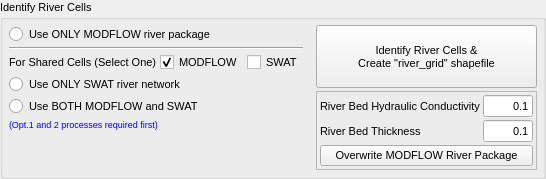
               <widget class="QGroupBox" name="groupBox_river_cells">
                <property name="font">
                 <font>
                  <pointsize>8</pointsize>
                  <weight>50</weight>
                  <bold>false</bold>
                 </font>
                </property>
                <property name="title">
                 <string>Identify River Cells</string>
                </property>
                <property name="checkable">
                 <bool>false</bool>
                </property>
                <layout class="QVBoxLayout" name="verticalLayout_2">
                 <property name="spacing">
                  <number>3</number>
                 </property>
                 <property name="leftMargin">
                  <number>6</number>
                 </property>
                 <property name="topMargin">
                  <number>6</number>
                 </property>
                 <property name="rightMargin">
                  <number>6</number>
                 </property>
                 <property name="bottomMargin">
                  <number>6</number>
                 </property>
                 <item>
                  <layout class="QHBoxLayout" name="horizontalLayout_53">
                   <property name="topMargin">
                    <number>0</number>
                   </property>
                   <item>
                    <layout class="QVBoxLayout" name="verticalLayout_23">
                     <property name="spacing">
                      <number>3</number>
                     </property>
                     <property name="topMargin">
                      <number>0</number>
                     </property>
                     <property name="rightMargin">
                      <number>10</number>
                     </property>
                     <item>
                      <widget class="QRadioButton" name="radioButton_mf_riv1">
                       <property name="font">
                        <font>
                         <pointsize>8</pointsize>
                         <weight>50</weight>
                         <bold>false</bold>
                        </font>
                       </property>
                       <property name="text">
                        <string>Use ONLY MODFLOW river package</string>
                       </property>
                      </widget>
                     </item>
                     <item>
                      <widget class="Line" name="line_8">
                       <property name="sizePolicy">
                        <sizepolicy hsizetype="Expanding" vsizetype="Fixed">
                         <horstretch>0</horstretch>
                         <verstretch>0</verstretch>
                        </sizepolicy>
                       </property>
                       <property name="minimumSize">
                        <size>
                         <width>0</width>
                         <height>0</height>
                        </size>
                       </property>
                       <property name="maximumSize">
                        <size>
                         <width>16777215</width>
                         <height>16777215</height>
                        </size>
                       </property>
                       <property name="orientation">
                        <enum>Qt::Horizontal</enum>
                       </property>
                      </widget>
                     </item>
                     <item>
                      <layout class="QHBoxLayout" name="horizontalLayout_52">
                       <item>
                        <widget class="QLabel" name="label_66">
                         <property name="text">
                          <string>For Shared Cells (Select One)</string>
                         </property>
                        </widget>
                       </item>
                       <item>
                        <widget class="QCheckBox" name="checkBox_mf_riv">
                         <property name="text">
                          <string>MODFLOW</string>
                         </property>
                         <property name="checked">
                          <bool>true</bool>
                         </property>
                         <attribute name="buttonGroup">
                          <string notr="true">buttonGroup_mf_swat</string>
                         </attribute>
                        </widget>
                       </item>
                       <item>
                        <widget class="QCheckBox" name="checkBox_swat_riv">
                         <property name="text">
                          <string>SWAT</string>
                         </property>
                         <attribute name="buttonGroup">
                          <string notr="true">buttonGroup_mf_swat</string>
                         </attribute>
                        </widget>
                       </item>
                      </layout>
                     </item>
                     <item>
                      <widget class="QRadioButton" name="radioButton_mf_riv2">
                       <property name="font">
                        <font>
                         <pointsize>8</pointsize>
                         <weight>50</weight>
                         <bold>false</bold>
                        </font>
                       </property>
                       <property name="text">
                        <string>Use ONLY SWAT river network</string>
                       </property>
                      </widget>
                     </item>
                     <item>
                      <widget class="QRadioButton" name="radioButton_mf_riv3">
                       <property name="font">
                        <font>
                         <pointsize>8</pointsize>
                         <weight>50</weight>
                         <bold>false</bold>
                        </font>
                       </property>
                       <property name="text">
                        <string>Use BOTH MODFLOW and SWAT</string>
                       </property>
                      </widget>
                     </item>
                     <item>
                      <widget class="QLabel" name="label_32">
                       <property name="text">
                        <string>&lt;html&gt;&lt;head/&gt;&lt;body&gt;&lt;p&gt;&lt;span style=&quot; font-size:7pt; color:#0000ff;&quot;&gt;   (Opt.1 and 2 processes required first)&lt;/span&gt;&lt;/p&gt;&lt;/body&gt;&lt;/html&gt;</string>
                       </property>
                      </widget>
                     </item>
                     <item>
                      <spacer name="verticalSpacer">
                       <property name="orientation">
                        <enum>Qt::Vertical</enum>
                       </property>
                       <property name="sizeHint" stdset="0">
                        <size>
                         <width>20</width>
                         <height>40</height>
                        </size>
                       </property>
                      </spacer>
                     </item>
                    </layout>
                   </item>
                   <item>
                    <layout class="QVBoxLayout" name="verticalLayout_50">
                     <property name="spacing">
                      <number>3</number>
                     </property>
                     <item>
                      <widget class="QPushButton" name="pushButton_create_rivs">
                       <property name="sizePolicy">
                        <sizepolicy hsizetype="Expanding" vsizetype="Expanding">
                         <horstretch>0</horstretch>
                         <verstretch>0</verstretch>
                        </sizepolicy>
                       </property>
                       <property name="minimumSize">
                        <size>
                         <width>220</width>
                         <height>50</height>
                        </size>
                       </property>
                       <property name="maximumSize">
                        <size>
                         <width>16777215</width>
                         <height>16777215</height>
                        </size>
                       </property>
                       <property name="text">
                        <string>Identify River Cells &amp;&amp;
Create &quot;river_grid&quot; shapefile</string>
                       </property>
                      </widget>
                     </item>
                     <item>
                      <widget class="QFrame" name="river_frame">
                       <property name="minimumSize">
                        <size>
                         <width>0</width>
                         <height>0</height>
                        </size>
                       </property>
                       <property name="sizeIncrement">
                        <size>
                         <width>0</width>
                         <height>0</height>
                        </size>
                       </property>
                       <property name="frameShape">
                        <enum>QFrame::StyledPanel</enum>
                       </property>
                       <property name="frameShadow">
                        <enum>QFrame::Raised</enum>
                       </property>
                       <layout class="QVBoxLayout" name="verticalLayout_18">
                        <property name="spacing">
                         <number>3</number>
                        </property>
                        <property name="leftMargin">
                         <number>3</number>
                        </property>
                        <property name="topMargin">
                         <number>3</number>
                        </property>
                        <property name="rightMargin">
                         <number>3</number>
                        </property>
                        <property name="bottomMargin">
                         <number>3</number>
                        </property>
                        <item>
                         <layout class="QGridLayout" name="gridLayout_8">
                          <property name="topMargin">
                           <number>0</number>
                          </property>
                          <item row="0" column="0">
                           <widget class="QLabel" name="label_30">
                            <property name="text">
                             <string>River Bed Hydraulic Conductivity</string>
                            </property>
                           </widget>
                          </item>
                          <item row="0" column="1">
                           <widget class="QLineEdit" name="lineEdit_riverbedK">
                            <property name="maximumSize">
                             <size>
                              <width>50</width>
                              <height>16777215</height>
                             </size>
                            </property>
                            <property name="text">
                             <string>0.1</string>
                            </property>
                            <property name="alignment">
                             <set>Qt::AlignRight|Qt::AlignTrailing|Qt::AlignVCenter</set>
                            </property>
                           </widget>
                          </item>
                          <item row="1" column="0">
                           <widget class="QLabel" name="label_31">
                            <property name="text">
                             <string>River Bed Thickness</string>
                            </property>
                           </widget>
                          </item>
                          <item row="1" column="1">
                           <widget class="QLineEdit" name="lineEdit_riverbedThick">
                            <property name="maximumSize">
                             <size>
                              <width>50</width>
                              <height>16777215</height>
                             </size>
                            </property>
                            <property name="text">
                             <string>0.1</string>
                            </property>
                            <property name="alignment">
                             <set>Qt::AlignRight|Qt::AlignTrailing|Qt::AlignVCenter</set>
                            </property>
                           </widget>
                          </item>
                         </layout>
                        </item>
                        <item>
                         <widget class="QPushButton" name="pushButton_overwrite_RIVpac">
                          <property name="sizePolicy">
                           <sizepolicy hsizetype="Minimum" vsizetype="Expanding">
                            <horstretch>0</horstretch>
                            <verstretch>0</verstretch>
                           </sizepolicy>
                          </property>
                          <property name="text">
                           <string>Overwrite MODFLOW River Package</string>
                          </property>
                         </widget>
                        </item>
                       </layout>
                      </widget>
                     </item>
                    </layout>
                   </item>
                  </layout>
                 </item>
                </layout>
               </widget>
